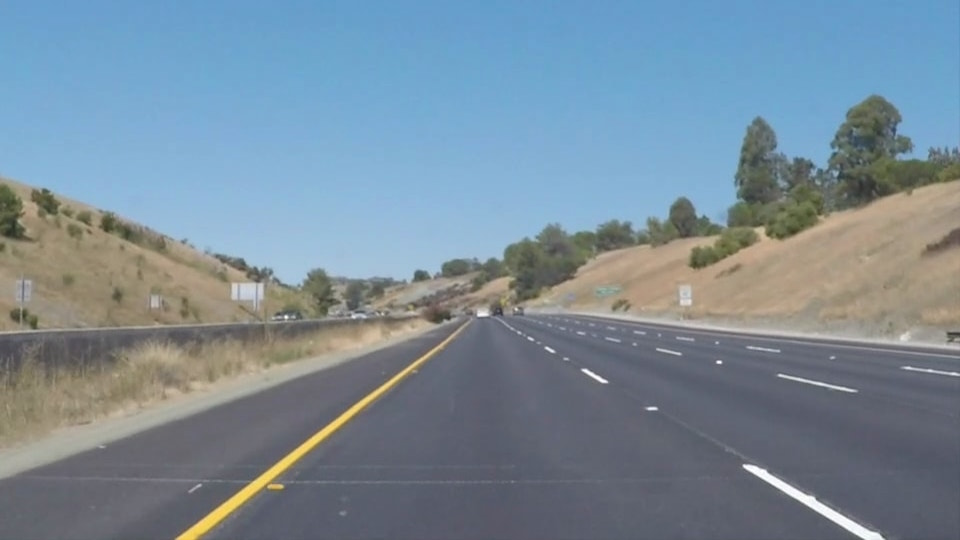
#> input picture test_images/whiteCarLaneSwitch.jpg, 960 x 540 px
$ jupyter execute jeno_testbook.ipynb
#> lines starting #> are read from the running program, lines starting #| are printed output that depends on the picture; after the words box and inside, x2 and y2 are one past the last pixel; in counts of white or black regions, pixels touching at a corner belong together
[cell 1]
import cv2 as cv
import numpy as np
from matplotlib import pyplot as plt

[cell 2]
im = cv.imread('test_images/whiteCarLaneSwitch.jpg')
#> im is the input picture: shape (540, 960, 3); mean B, G, R 152.9, 139.4, 121.2
img = cv.cvtColor(im, cv.COLOR_BGR2GRAY)
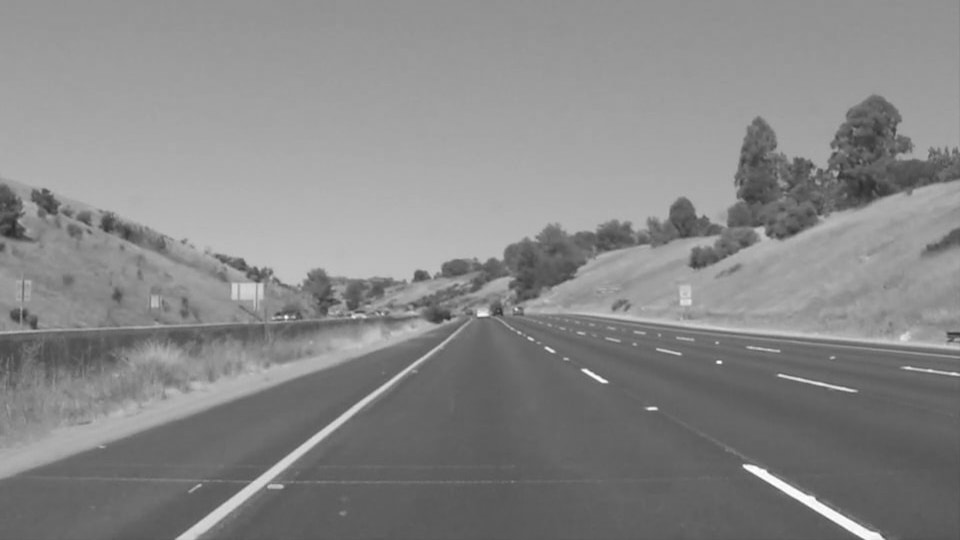
#> img: shape (540, 960); min 42, max 255, mean 135.5

[cell 3]
img_copy = img.copy()
h = img.shape[0]
#> h = 540
w = img.shape[1]
#> w = 960
mw = int(w/2)
#> mw = 480
polygon = np.array([[[w, h], [int(w / 2 + w * 0.08), int(h * 0.6)], [int(w / 2 - w * 0.08), int(h * 0.6)], [int(w - w * 0.82), h]]])
mask = np.zeros_like(img_copy)
mask = cv.fillPoly(mask, polygon, 255)

blur = cv.GaussianBlur(img_copy, (5, 5), 0)
edges = cv.Canny(blur, 50, 150)
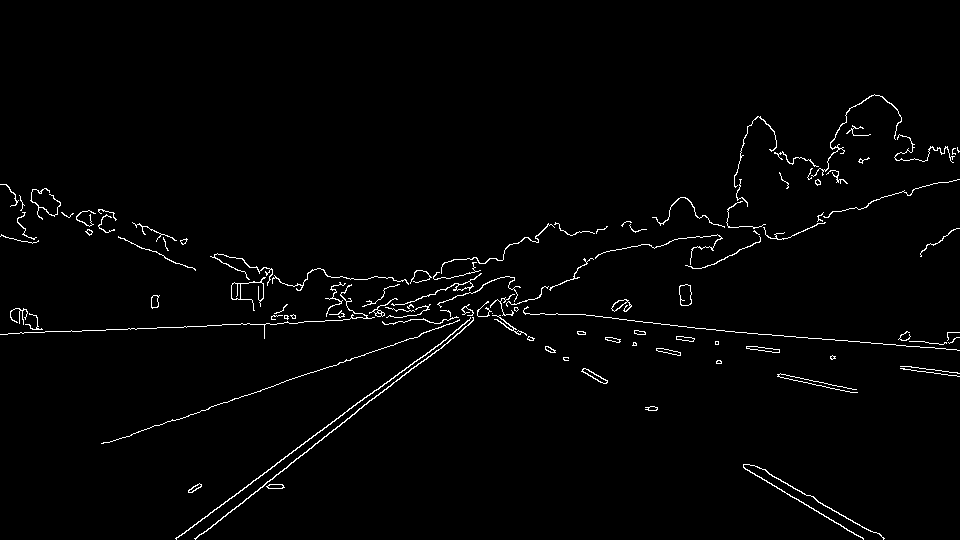
#> edges: shape (540, 960); 1.7% white in thin lines or dots, all inside (x1, y1, x2, y2) = (0, 94, 960, 540)

match = cv.bitwise_and(edges, mask)
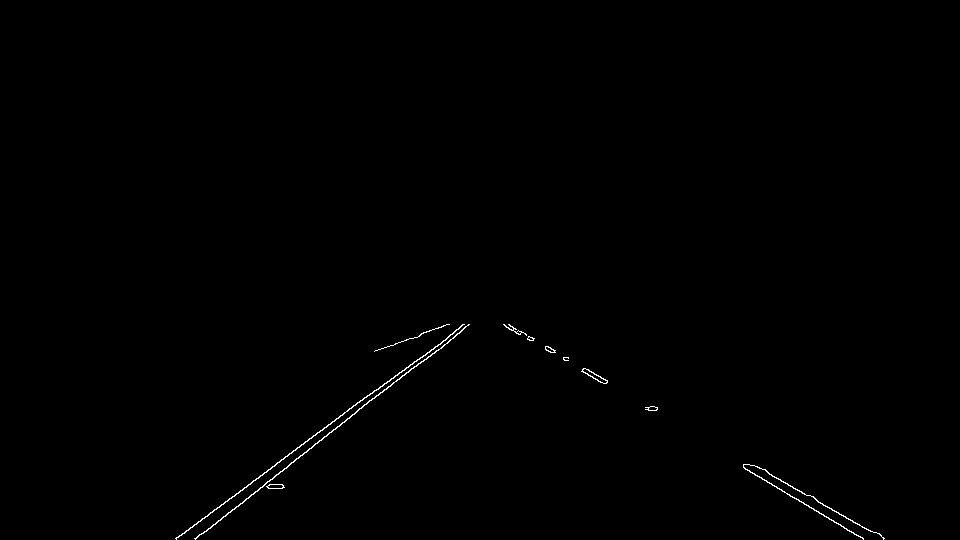
#> match: shape (540, 960); 0.34% white in thin lines or dots, all inside (x1, y1, x2, y2) = (175, 324, 885, 540)


cv.imshow('siu', match)
cv.waitKey(0)
cv.destroyAllWindows()
cv.waitKey(1)

[cell 4]
lines = cv.HoughLinesP(match, 2, np.pi / 180, 100, np.array([]), minLineLength=1, maxLineGap=100)
#> lines = [[195, 538, 469, 324], [176, 539, 462, 324], [504, 324, 863, 539], [509, 324, 883, 539], [378, 389, 464, 324], [509, 325, 863, 538]]
lines
#> Out has the same summary as lines

[cell 5]
img_lines = im.copy()

for i in range(len(lines)):
    for x1, y1, x2, y2 in lines[i]:
        cv.line(img_lines, (x1, y1), (x2, y2), (0, 0, 255), 2)
#> this loop made 6 passes
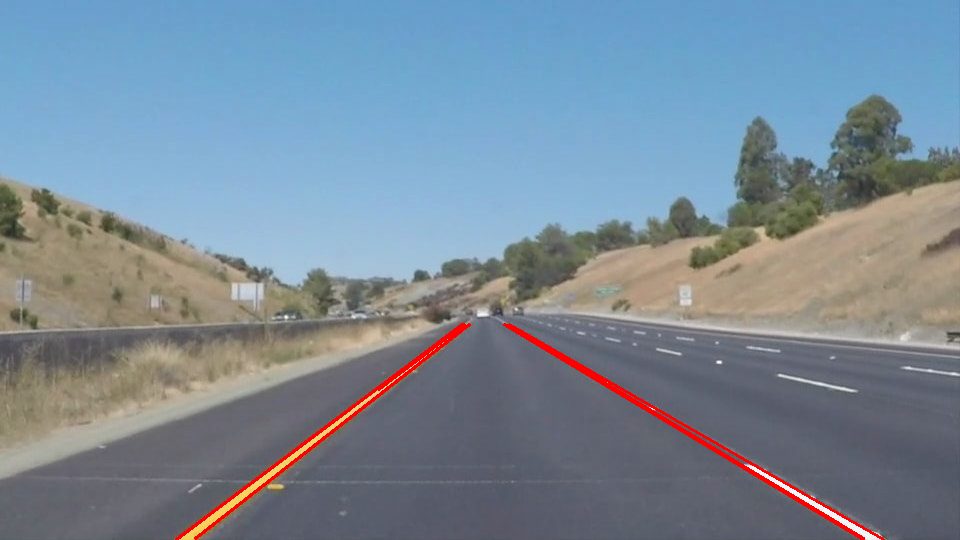
#> img_lines: shape (540, 960, 3); 1.05% of pixels changed, all inside (x1, y1, x2, y2) = (175, 323, 885, 540)
cv.imshow('siu', img_lines)
cv.waitKey(0)
cv.destroyAllWindows()
cv.waitKey(1)
#> Out = 27

$ run again, with test_images/solidWhiteCurve.jpg copied over test_images/whiteCarLaneSwitch.jpg
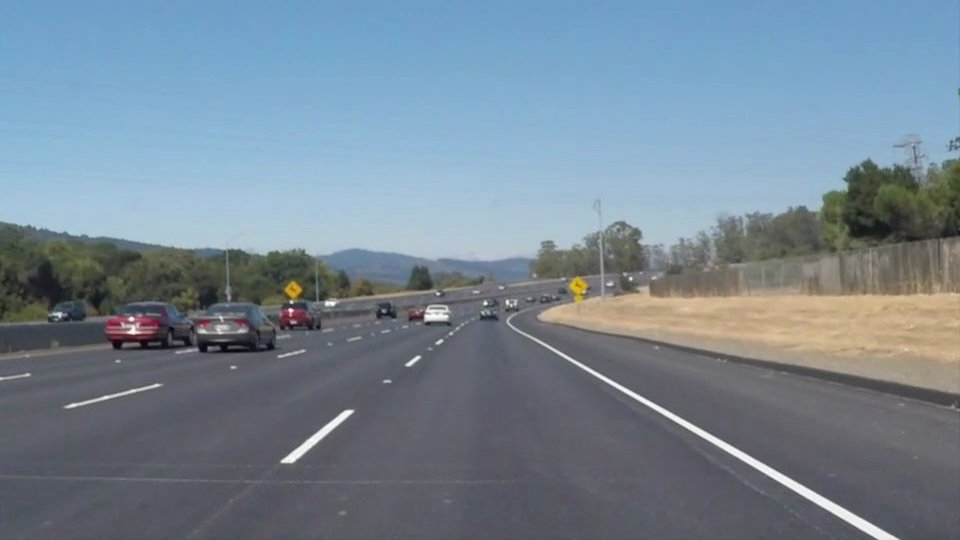
#> input picture test_images/solidWhiteCurve.jpg, 960 x 540 px
#> im is the input picture: shape (540, 960, 3); mean B, G, R 148.1, 134.5, 118.5
#> `edges = cv.Canny(blur, 50, 150)`:
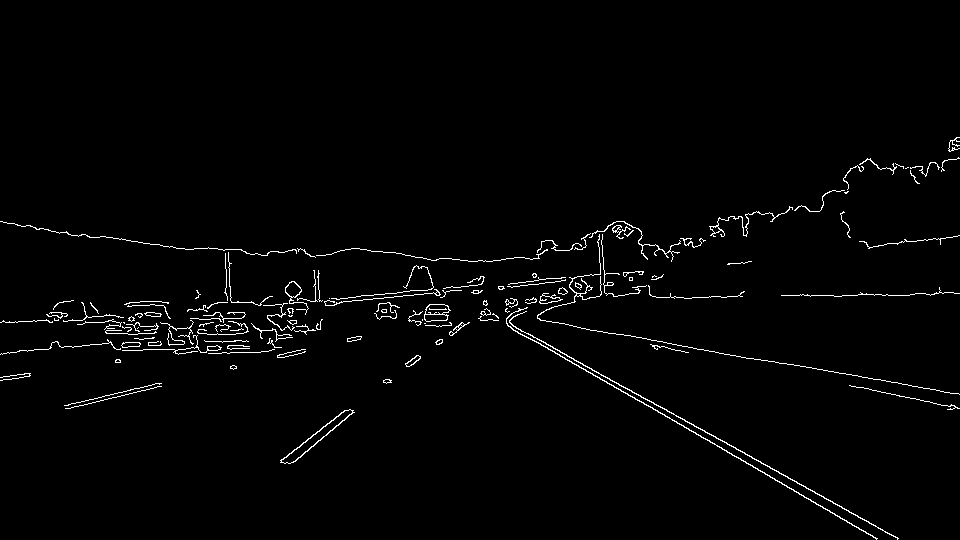
#> edges: shape (540, 960); 1.7% white in thin lines or dots, all inside (x1, y1, x2, y2) = (0, 137, 960, 540)
#> match: shape (540, 960); 0.31% white in thin lines or dots, all inside (x1, y1, x2, y2) = (280, 324, 899, 540)
#> lines = [[511, 324, 898, 538], [507, 325, 877, 538], [280, 460, 460, 324], [292, 462, 439, 339]]
#> `lines`: Out has the same summary as lines
#> the loop `for i in range(len(lines)):` made 4 passes
#> after the loop `for i in range(len(lines)):`:
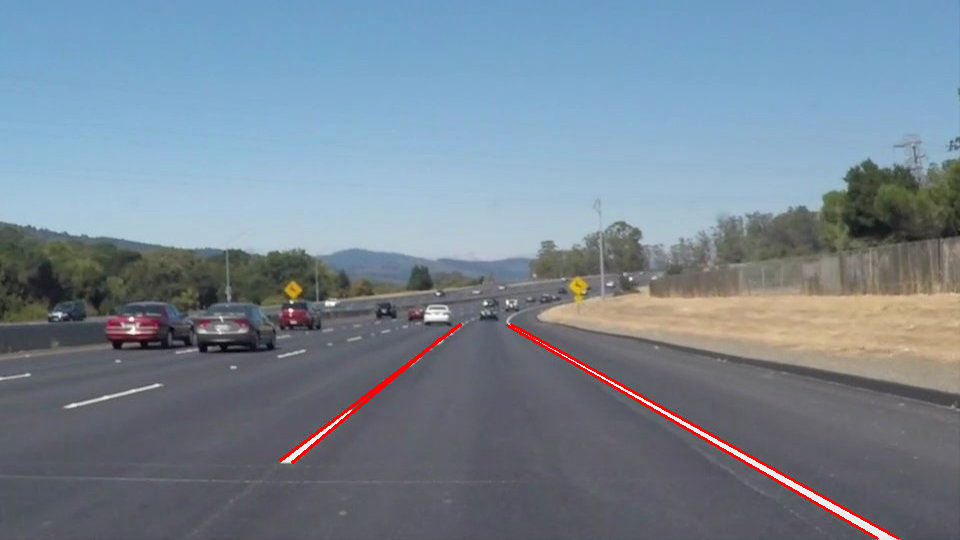
#> img_lines: shape (540, 960, 3); 0.69% of pixels changed, all inside (x1, y1, x2, y2) = (279, 323, 900, 540)
#> `cv.waitKey(1)`: Out = 27

$ run again, with test_images/solidWhiteRight.jpg copied over test_images/whiteCarLaneSwitch.jpg
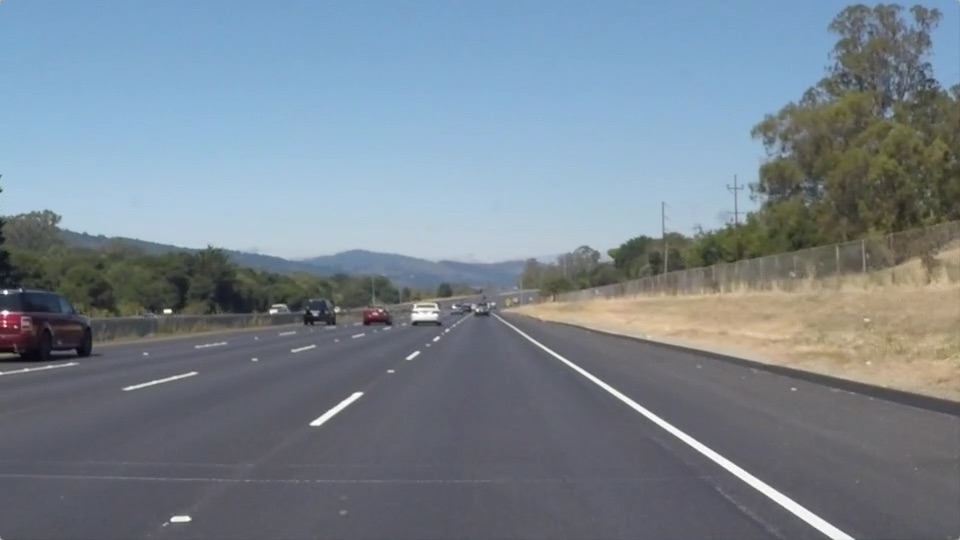
#> input picture test_images/solidWhiteRight.jpg, 960 x 540 px
#> im is the input picture: shape (540, 960, 3); mean B, G, R 143.7, 132.6, 120.3
#> `edges = cv.Canny(blur, 50, 150)`:
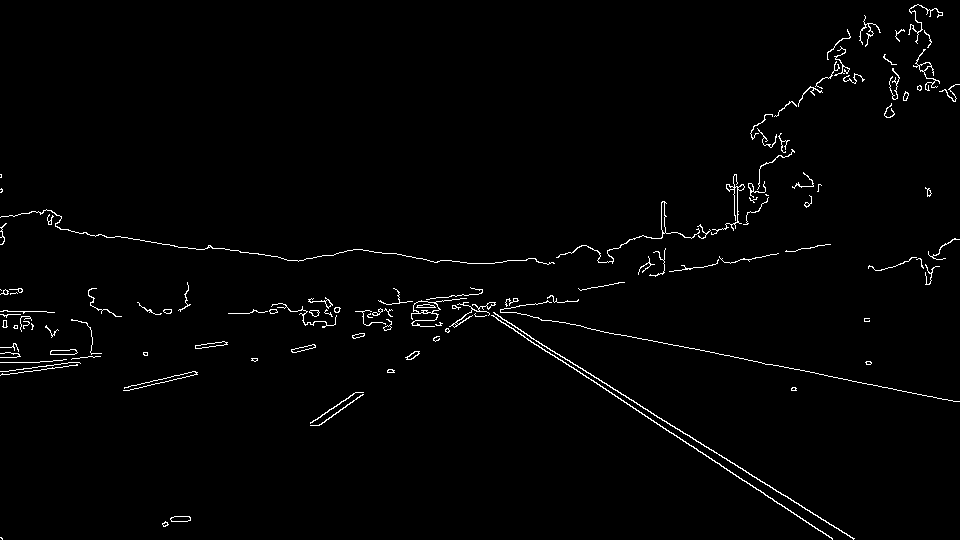
#> edges: shape (540, 960); 1.5% white in thin lines or dots
#> match: shape (540, 960); 0.27% white in thin lines or dots, all inside (x1, y1, x2, y2) = (310, 324, 855, 540)
#> lines = [[511, 324, 853, 538], [506, 325, 828, 535], [505, 324, 719, 463], [310, 422, 455, 324]]
#> `lines`: Out has the same summary as lines
#> the loop `for i in range(len(lines)):` made 4 passes
#> after the loop `for i in range(len(lines)):`:
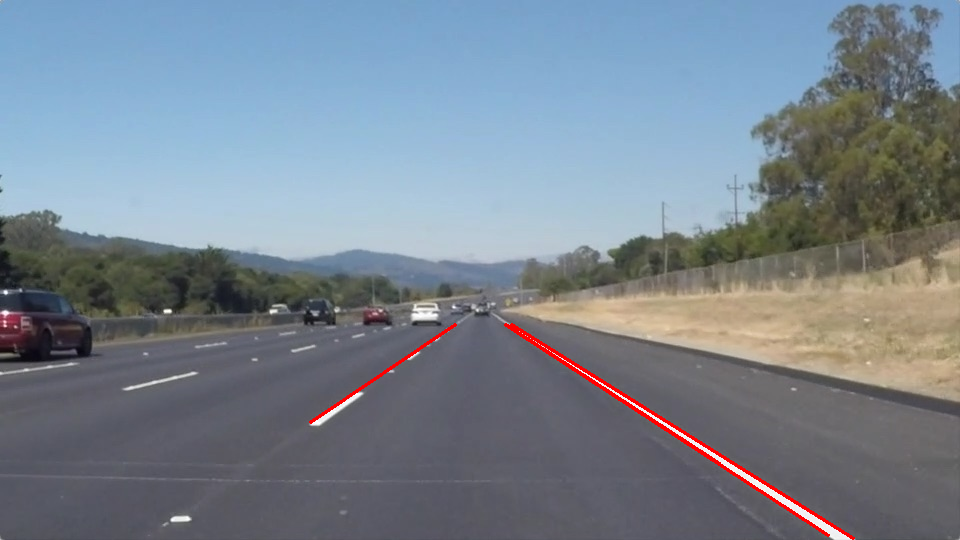
#> img_lines: shape (540, 960, 3); 0.65% of pixels changed, all inside (x1, y1, x2, y2) = (309, 323, 855, 540)
#> `cv.waitKey(1)`: Out = 27

$ run again, with test_images/solidYellowCurve.jpg copied over test_images/whiteCarLaneSwitch.jpg
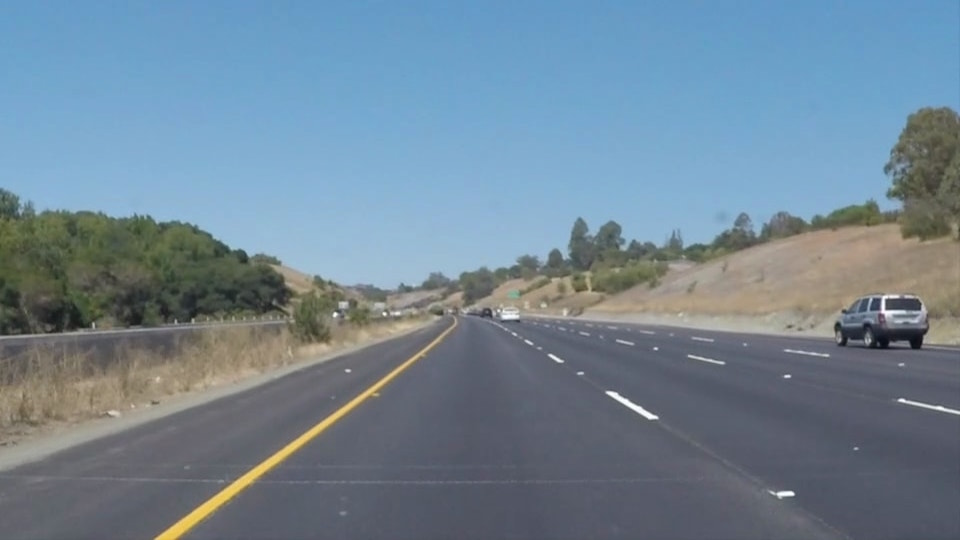
#> input picture test_images/solidYellowCurve.jpg, 960 x 540 px
#> im is the input picture: shape (540, 960, 3); mean B, G, R 149, 133.4, 113
#> `edges = cv.Canny(blur, 50, 150)`:
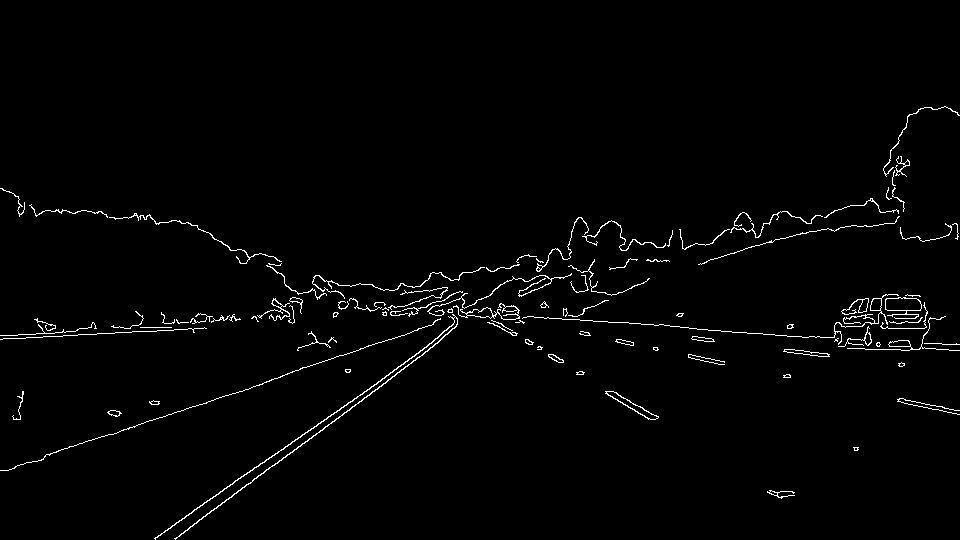
#> edges: shape (540, 960); 1.7% white in thin lines or dots, all inside (x1, y1, x2, y2) = (0, 106, 960, 540)
#> match: shape (540, 960); 0.25% white in thin lines or dots, all inside (x1, y1, x2, y2) = (174, 324, 795, 540)
#> lines = [[175, 539, 325, 426], [316, 426, 457, 324], [234, 482, 427, 351], [234, 493, 394, 376], [502, 324, 656, 416], [497, 325, 648, 419]]
#> `lines`: Out has the same summary as lines
#> the loop `for i in range(len(lines)):` made 6 passes
#> after the loop `for i in range(len(lines)):`:
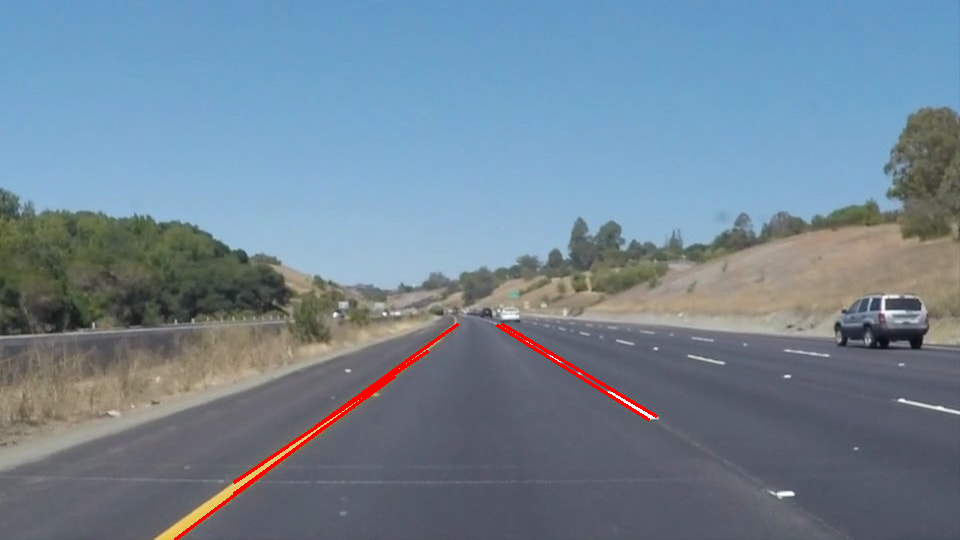
#> img_lines: shape (540, 960, 3); 0.65% of pixels changed, all inside (x1, y1, x2, y2) = (174, 323, 658, 540)
#> `cv.waitKey(1)`: Out = 27
